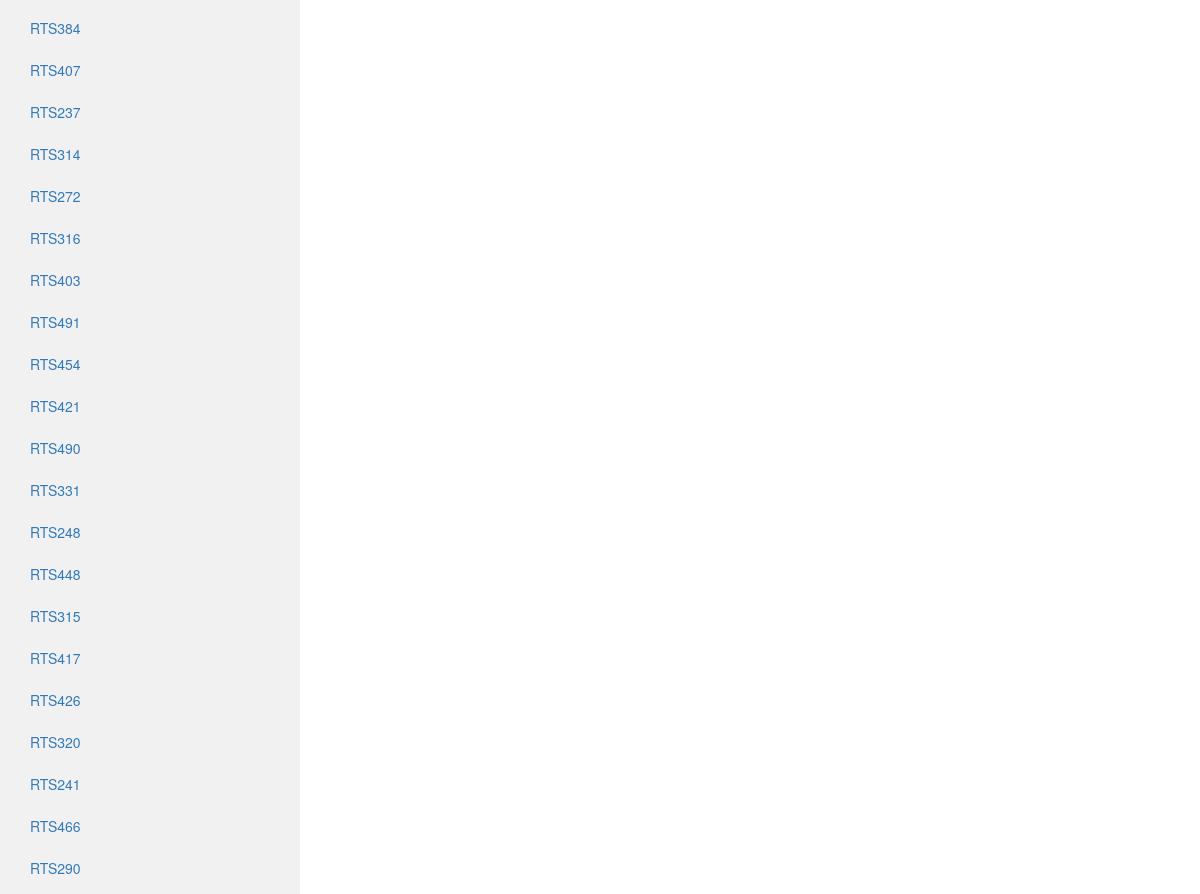
/RTS406 (middle part), run on an earlier commit of the app's database.
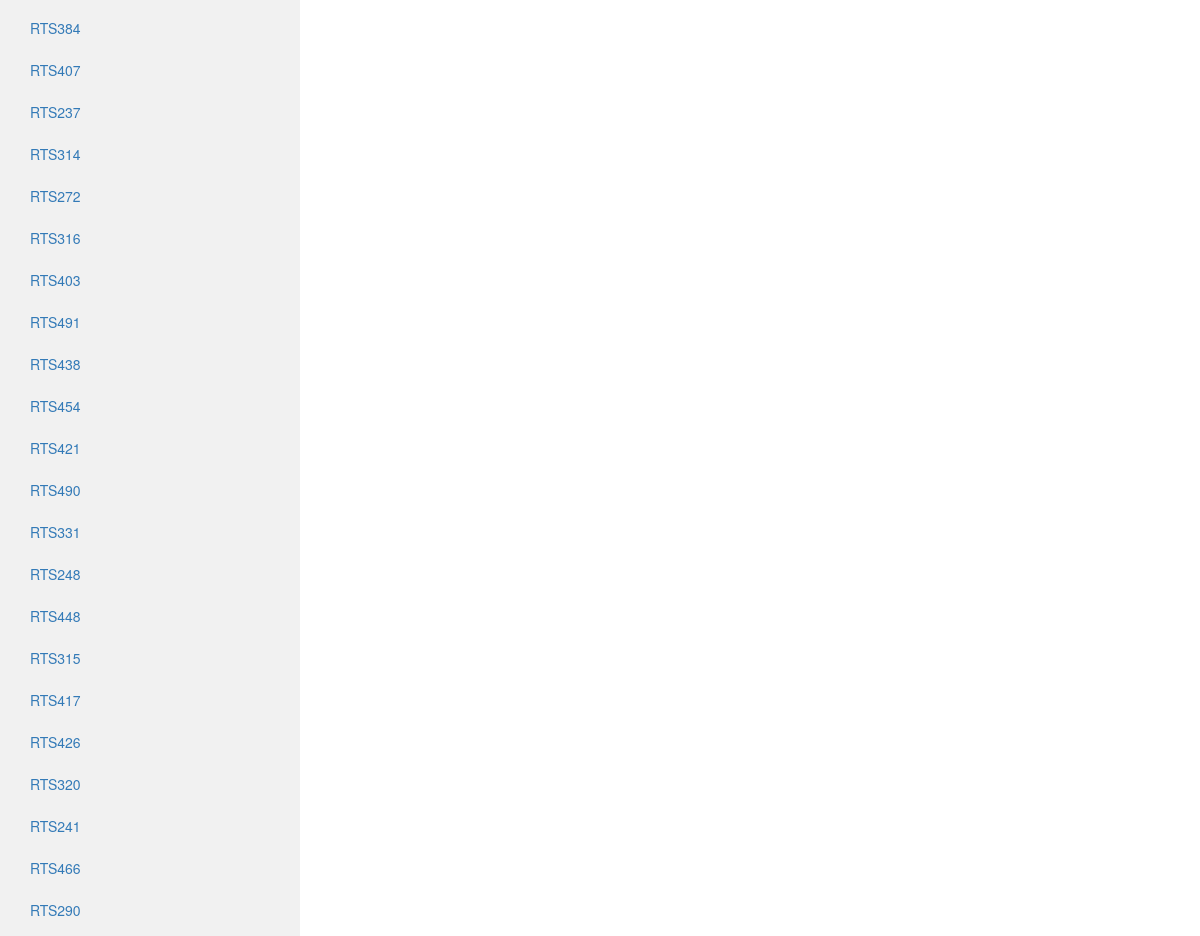
And on a later commit of the database.
### tables this page shows
CREATE TABLE score(profile_id varchar(50), tweet_id varchar(50), client_id varchar(50), tweet_score varchar(50), tweet_text varchar(500));

### web_interface.py (the view)
@app.route('/<profile>')
def tweet_print(profile,default=True):
    global db
    dic_g = []
    profiles = cursor.execute("SELECT profile_id FROM score;")
    profiles = set(profiles)
    for profile_i in profiles:
        if profile_i[0]==profile:
            dic=dict()
            dic['caption']=profile_i[0]
            dic['href']=profile_i[0]
            dic['div']=True
            print('\n','$'*120,'\n\n\n')
        else:
            dic=dict()
            dic['caption']=profile_i[0]
            dic['href']=profile_i[0]
            dic['div'] = False
        dic_g.append(dic)
    tweets_query = cursor.execute("SELECT tweet_text FROM score WHERE profile_id = '%s'" % profile)
    tweets=[]
    for tweet in tweets_query:
        dic=dict()
        dic['text']=tweet[0]
        tweets.append(dic)
    print(tweets)
    active={}
    active['value']=profile
    print(active['value'])
    return render_template('view_profile.html', tweets=tweets,name=dic_g)

### templates/view_profile.html (shortened to what this page needs)
<!DOCTYPE html>
<html lang="en">
<head>
  <link rel="stylesheet" href="https://maxcdn.bootstrapcdn.com/bootstrap/3.3.7/css/bootstrap.min.css">
</head>
<body>
<div class="container-fluid">
  <div class="row">
    <div class="col-sm-3 sidenav">
      <ul class="nav nav-pills nav-stacked">
          {% for profile in name %}
              {% if profile.div %}
                <li class="active"><a href="{{ profile.href }}">{{ profile.caption }}</a></li>
              {% else %}
                <li><a href="{{ profile.href }}">{{ profile.caption }}</a></li>
              {% endif %}
          {% endfor %}
      </ul><br>
    </div>
  </div>
</div>
</body>
</html>

### templates/view_profile.html (style rules this page uses)
.sidenav { background-color: #f1f1f1; height: 100%; }

What changed in the data, as far as the page shows it:
added score: caption "RTS438"
